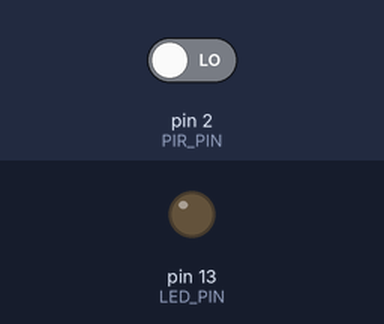
This sketch was run on a simulated Arduino Uno, built with avr-gcc and run on an emulated ATmega328P. Shown: output pins drawn as LEDs (lit = HIGH). The test bench sets the inputs (shaded band); at power-on: pin 2 (PIR_PIN) LOW. What the sketch prints to the serial monitor is not drawn.

Above: at 1.2 s.
1.3 s: pin 2 (PIR_PIN) driven HIGH
At 2.5 s:
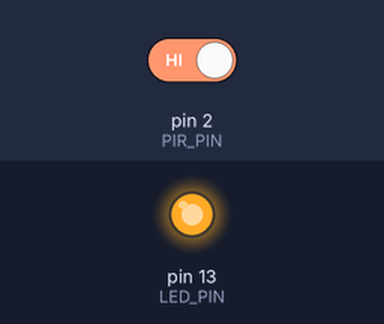
2.8 s: pin 2 (PIR_PIN) driven LOW
At 3.9 s:
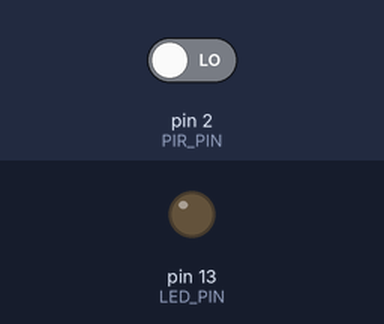
Timing chart, 0 to 5.8 s (numbered marks = the images above; inputs shaded):
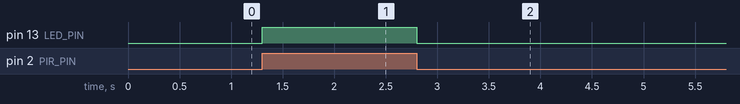

Measured:
- after the input at 1.3 s, pin 13 (LED_PIN): LOW → HIGH at once
- after the input at 2.8 s, pin 13 (LED_PIN): HIGH → LOW at once

The sketch:

es3.ino
```cpp
// Pin Definitions
const int PIR_PIN = 2;    // Must be an interrupt-capable pin (2 or 3 on Uno/Nano)
const int LED_PIN = 13;   // Internal LED or external LED with resistor

// Volatile variables are necessary for data shared between ISR and Main Loop
volatile int eventCounter = 0;
volatile bool motionState = false;

// Timing variables
unsigned long lastReportTime = 0;
const unsigned long reportInterval = 30000; // 30 seconds in milliseconds

void setup() {
  pinMode(PIR_PIN, INPUT);
  pinMode(LED_PIN, OUTPUT);

  Serial.begin(9600);

  // Attach interrupt to the PIR pin
  // Triggered on CHANGE (both rising and falling edges)
  attachInterrupt(digitalPinToInterrupt(PIR_PIN), sensorISR, CHANGE);

  Serial.println("System Initialized. Monitoring motion...");
}

void loop() {
  unsigned long currentTime = millis();

  // Send report every 30 seconds
  if (currentTime - lastReportTime >= reportInterval) {
    Serial.print("Total events detected: ");
    Serial.println(eventCounter);

    lastReportTime = currentTime;
  }
}

// Interrupt Service Routine (ISR)
void sensorISR() {
  // Read the current state of the PIR sensor
  int sensorValue = digitalRead(PIR_PIN);

  // Reproduce sensor value on the LED
  digitalWrite(LED_PIN, sensorValue);

  // Count an event only on the RISING edge (transition from LOW to HIGH)
  // This ensures we count one "person" per detection cycle
  if (sensorValue == HIGH) {
    eventCounter++;
  }
}
```
